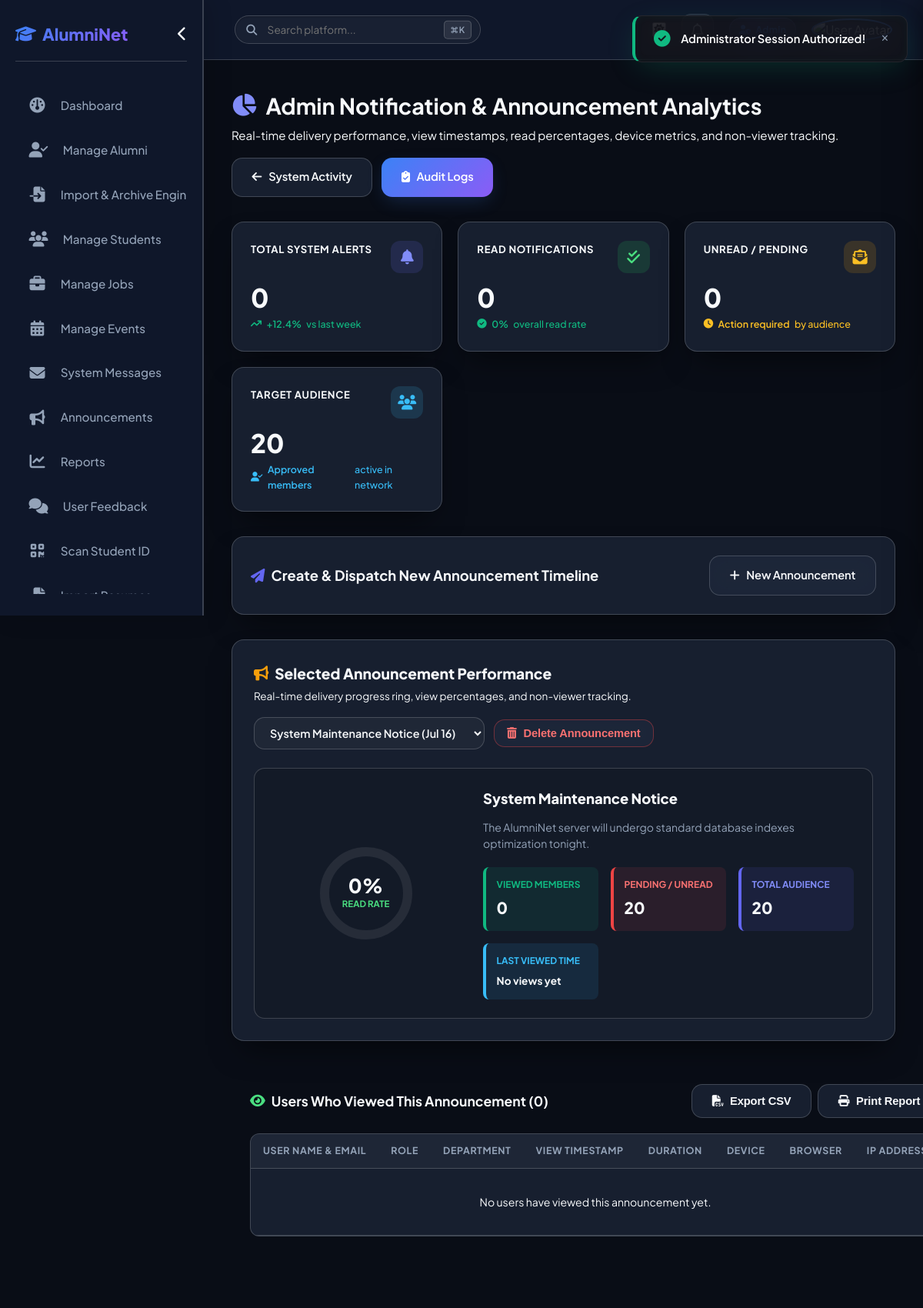
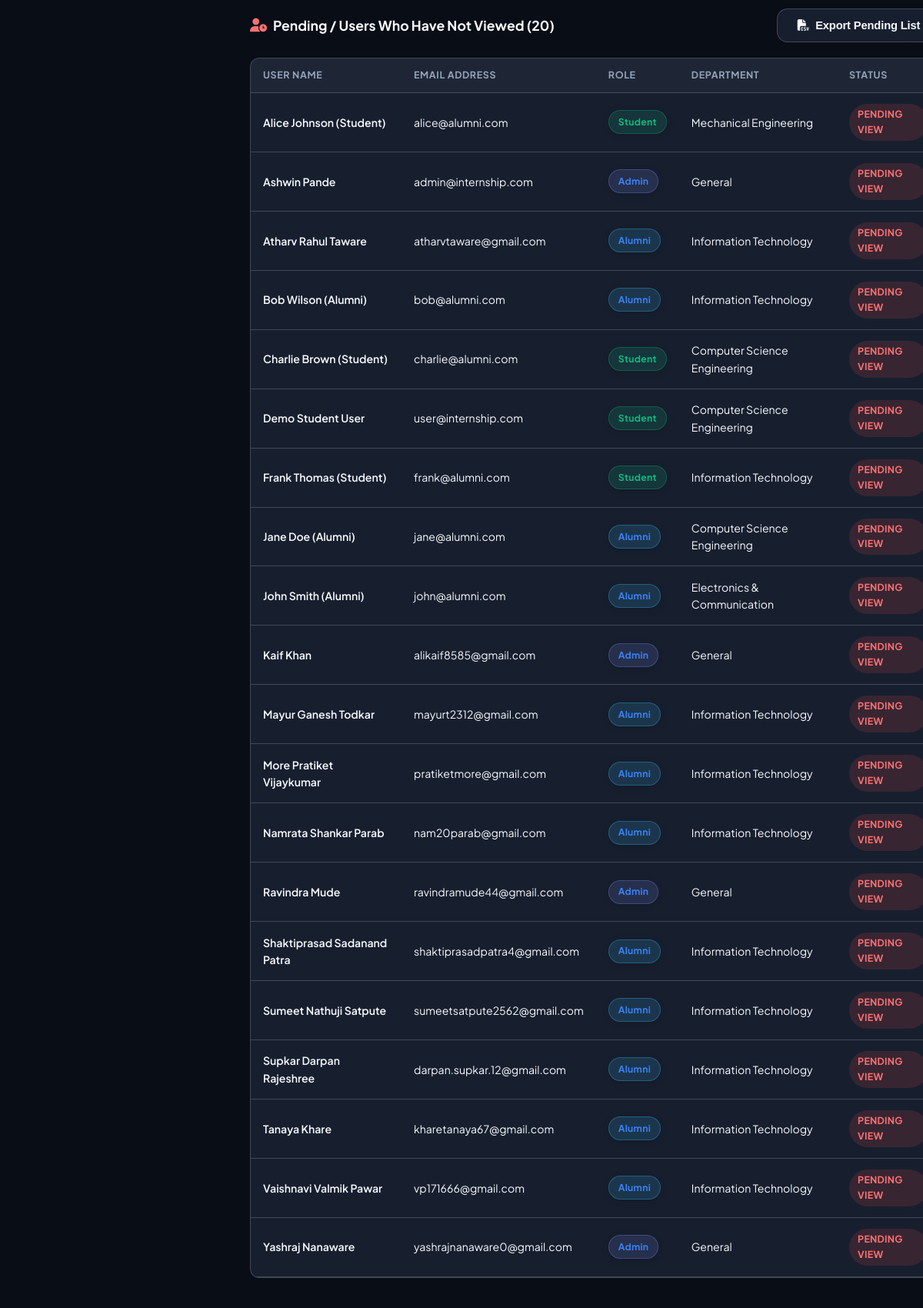
/admin/announcement_analytics.php (signed in, upper part), run on the app's committed database (2 pictures, top to bottom).
### tables this page shows
CREATE TABLE IF NOT EXISTS announcements (
    id INT AUTO_INCREMENT PRIMARY KEY,
    title VARCHAR(255) NOT NULL,
    content TEXT NOT NULL,
    audience ENUM('all', 'students', 'alumni') DEFAULT 'all',
    created_by INT,
    created_at TIMESTAMP DEFAULT CURRENT_TIMESTAMP,
    FOREIGN KEY (created_by) REFERENCES users(id) ON DELETE SET NULL
);

CREATE TABLE IF NOT EXISTS users (
    id INT AUTO_INCREMENT PRIMARY KEY,
    name VARCHAR(255) NOT NULL,
    email VARCHAR(255) NOT NULL UNIQUE,
    username VARCHAR(150) NOT NULL UNIQUE,
    password VARCHAR(255) NOT NULL,
    phone VARCHAR(20) DEFAULT NULL,
    role ENUM('student', 'alumni', 'admin') NOT NULL DEFAULT 'student',
    status ENUM('pending', 'approved', 'rejected', 'blocked') NOT NULL DEFAULT 'pending',
    department_id INT,
    remember_token VARCHAR(255) DEFAULT NULL,
    two_factor_secret VARCHAR(255) DEFAULT NULL,
    last_active TIMESTAMP NULL DEFAULT NULL,
    is_bot TINYINT(1) DEFAULT 0,
    created_at TIMESTAMP DEFAULT CURRENT_TIMESTAMP,
    updated_at TIMESTAMP DEFAULT CURRENT_TIMESTAMP ON UPDATE CURRENT_TIMESTAMP,
    FOREIGN KEY (department_id) REFERENCES departments(id) ON DELETE SET NULL
);

### admin/announcement_analytics.php (the view, shortened to what the rows shown need)
<?php
require_once __DIR__ . '/../config/db.php';
$announcements = $pdo->query("SELECT a.*,
                               (SELECT COUNT(*) FROM announcement_views v WHERE v.announcement_id = a.id) as total_views,
                               (SELECT COUNT(DISTINCT v.user_id) FROM announcement_views v WHERE v.announcement_id = a.id AND v.status = 'read') as unique_reads
                              FROM announcements a ORDER BY a.created_at DESC")->fetchAll(PDO::FETCH_ASSOC);
$total_approved_users = (int)$pdo->query("SELECT COUNT(*) FROM users WHERE status = 'approved'")->fetchColumn();
$selected_annc_id = (int)($_GET['announcement_id'] ?? ($announcements[0]['id'] ?? 0));
$viewed_users = [];
$unviewed_users = [];
if ($selected_annc_id > 0) {
    $stmtViewed = $pdo->prepare("
        SELECT v.*, u.name as user_name, u.email as user_email, u.role as user_role,
               COALESCE(ap.course, sp.course, 'General') as department
        FROM announcement_views v
        JOIN users u ON v.user_id = u.id
        LEFT JOIN alumni_profiles ap ON u.id = ap.user_id AND u.role = 'alumni'
        LEFT JOIN student_profiles sp ON u.id = sp.user_id AND u.role = 'student'
        WHERE v.announcement_id = ?
        ORDER BY v.viewed_at DESC
    ");
    $stmtViewed->execute([$selected_annc_id]);
    $viewed_users = $stmtViewed->fetchAll(PDO::FETCH_ASSOC);
    $stmtUnviewed = $pdo->prepare("
        SELECT u.id, u.name, u.email, u.role,
               COALESCE(ap.course, sp.course, 'General') as department
        FROM users u
        LEFT JOIN alumni_profiles ap ON u.id = ap.user_id AND u.role = 'alumni'
        LEFT JOIN student_profiles sp ON u.id = sp.user_id AND u.role = 'student'
        WHERE u.status = 'approved'
          AND u.id NOT IN (SELECT user_id FROM announcement_views WHERE announcement_id = ?)
        ORDER BY u.name ASC
    ");
    $stmtUnviewed->execute([$selected_annc_id]);
    $unviewed_users = $stmtUnviewed->fetchAll(PDO::FETCH_ASSOC);
}
require_once __DIR__ . '/../includes/header.php';
?>
<div class="dashboard-wrapper">
    <div class="dashboard-content-area">
        <main class="dashboard-workspace">
    <div style="display: flex; align-items: center; justify-content: space-between; margin-bottom: 2rem; flex-wrap: wrap; gap: 1rem;">
        <div>
            <h1 style="font-size: 1.8rem; font-weight: 700; color: var(--theme-text-primary); display: flex; align-items: center; gap: 0.75rem;">
                <i class="fa-solid fa-chart-pie" style="color: #818cf8;"></i> Admin Notification & Announcement Analytics
            </h1>
        </div>
    </div>
    <div class="card-glass" style="padding: 1.75rem; border-radius: 16px; margin-bottom: 2rem;">
        <?php
            $currAnnc = null;
            foreach ($announcements as $a) {
                if ($a['id'] == $selected_annc_id) { $currAnnc = $a; break; }
            }
            if ($currAnnc):
                $uniqueReads = (int)$currAnnc['unique_reads'];
                $readPct = ($total_approved_users > 0) ? round(($uniqueReads / $total_approved_users) * 100, 1) : 0;
                $lastViewedTime = !empty($viewed_users[0]['viewed_at']) ? date('M d, Y H:i', strtotime($viewed_users[0]['viewed_at'])) : 'No views yet';
        ?>
            <div style="display: grid; grid-template-columns: 1fr 2fr; gap: 2rem; align-items: center; background: rgba(0,0,0,0.15); border-radius: 14px; padding: 1.5rem; border: 1px solid var(--theme-border);">
                <div style="display: flex; flex-direction: column; align-items: center; justify-content: center; text-align: center;">
                    <div style="position: relative; width: 140px; height: 140px; display: flex; align-items: center; justify-content: center;">
                        <svg width="140" height="140" viewBox="0 0 140 140" style="transform: rotate(-90deg);">
                            <circle cx="70" cy="70" r="54" stroke="rgba(255,255,255,0.08)" stroke-width="12" fill="transparent" />
                            <circle cx="70" cy="70" r="54" stroke="url(#progressGradient)" stroke-width="12" fill="transparent"
                                    stroke-dasharray="339.29" stroke-dashoffset="<?php echo 339.29 - (339.29 * $readPct / 100); ?>" stroke-linecap="round" style="transition: stroke-dashoffset 1s ease;" />
                            <defs>
                                <linearGradient id="progressGradient" x1="0%" y1="0%" x2="100%" y2="0%">
                                    <stop offset="0%" stop-color="#10b981" />
                                    <stop offset="100%" stop-color="#34d399" />
                                </linearGradient>
                            </defs>
                        </svg>
                        <div style="position: absolute; display: flex; flex-direction: column; align-items: center;">
                            <span style="font-size: 1.6rem; font-weight: 800; color: var(--theme-text-primary); line-height: 1;"><?php echo $readPct; ?>%</span>
                            <span style="font-size: 0.72rem; font-weight: 700; color: #4ade80; text-transform: uppercase; margin-top: 0.2rem;">Read Rate</span>
                        </div>
                    </div>
                </div>
                <div>
                    <h4 style="font-size: 1.15rem; font-weight: 800; color: var(--theme-text-primary); margin-bottom: 0.75rem;"><?php echo htmlspecialchars($currAnnc['title']); ?></h4>
                    <p style="font-size: 0.88rem; color: var(--theme-text-secondary); line-height: 1.5; margin-bottom: 1.25rem;"><?php echo htmlspecialchars($currAnnc['content']); ?></p>
                    <div style="display: grid; grid-template-columns: repeat(auto-fit, minmax(140px, 1fr)); gap: 1rem;">
                        <div style="background: rgba(16, 185, 129, 0.1); border-left: 4px solid #10b981; padding: 0.85rem; border-radius: 8px;">
                            <div style="font-size: 0.75rem; font-weight: 700; color: #10b981; text-transform: uppercase;">Viewed Members</div>
                            <div style="font-size: 1.3rem; font-weight: 800; color: var(--theme-text-primary); margin-top: 0.2rem;"><?php echo count($viewed_users); ?></div>
                        </div>
                        <div style="background: rgba(239, 68, 68, 0.1); border-left: 4px solid #ef4444; padding: 0.85rem; border-radius: 8px;">
                            <div style="font-size: 0.75rem; font-weight: 700; color: #f87171; text-transform: uppercase;">Pending / Unread</div>
                            <div style="font-size: 1.3rem; font-weight: 800; color: var(--theme-text-primary); margin-top: 0.2rem;"><?php echo count($unviewed_users); ?></div>
                        </div>
                        <div style="background: rgba(99, 102, 241, 0.1); border-left: 4px solid #6366f1; padding: 0.85rem; border-radius: 8px;">
                            <div style="font-size: 0.75rem; font-weight: 700; color: #818cf8; text-transform: uppercase;">Total Audience</div>
                            <div style="font-size: 1.3rem; font-weight: 800; color: var(--theme-text-primary); margin-top: 0.2rem;"><?php echo $total_approved_users; ?></div>
                        </div>
                        <div style="background: rgba(56, 189, 248, 0.1); border-left: 4px solid #38bdf8; padding: 0.85rem; border-radius: 8px;">
                            <div style="font-size: 0.75rem; font-weight: 700; color: #38bdf8; text-transform: uppercase;">Last Viewed Time</div>
                            <div style="font-size: 0.85rem; font-weight: 700; color: var(--theme-text-primary); margin-top: 0.35rem;"><?php echo $lastViewedTime; ?></div>
                        </div>
                    </div>
                </div>
            </div>
        <?php endif; ?>
    </div>
    <div style="display: grid; grid-template-columns: 1fr; gap: 2rem; margin-bottom: 2rem;">
        <div class="glass-card" style="padding: 1.5rem; border-radius: 16px;">
            <div class="table-responsive">
                <table class="table" id="viewedTable" style="width: 100%;">
                    <thead>
                        <tr>
                            <th style="width: 22%;">User Name & Email</th>
                            <th style="width: 10%;">Role</th>
                            <th style="width: 18%;">Department</th>
                            <th style="width: 16%;">View Timestamp</th>
                            <th style="width: 10%;">Duration</th>
                            <th style="width: 8%;">Device</th>
                            <th style="width: 8%;">Browser</th>
                            <th style="width: 8%;">IP Address</th>
                        </tr>
                    </thead>
                </table>
            </div>
        </div>
        <div class="glass-card" style="padding: 1.5rem; border-radius: 16px; margin-bottom: 2rem;">
            <div class="table-responsive">
                <table class="table" id="unviewedTable" style="width: 100%;">
                    <thead>
                        <tr>
                            <th style="width: 22%;">User Name</th>
                            <th style="width: 28%;">Email Address</th>
                            <th style="width: 12%;">Role</th>
                            <th style="width: 23%;">Department</th>
                            <th style="width: 15%;">Status</th>
                        </tr>
                    </thead>
                    <tbody>
                        <?php if (empty($unviewed_users)): ?>
                            <tr>
                                <td colspan="5" style="text-align: center; color: #4ade80; padding: 2rem;">🎉 All target users have viewed this announcement!</td>
                            </tr>
                        <?php else: ?>
                            <?php foreach ($unviewed_users as $uu): ?>
                                <tr>
                                    <td style="font-weight: 600; color: var(--theme-text-primary);"><?php echo htmlspecialchars($uu['name']); ?></td>
                                    <td><?php echo htmlspecialchars($uu['email']); ?></td>
                                    <td><span class="role-pill pill-<?php echo strtolower($uu['role']); ?>"><?php echo ucfirst($uu['role']); ?></span></td>
                                    <td><?php echo htmlspecialchars($uu['department']); ?></td>
                                    <td><span class="badge" style="background: rgba(239, 68, 68, 0.15); color: #f87171;">Pending View</span></td>
                                </tr>
                            <?php endforeach; ?>
                        <?php endif; ?>
                    </tbody>
                </table>
            </div>
        </div>
    </div>
</main>
    </div>
</div>
<?php require_once __DIR__ . '/../includes/footer.php'; ?>

### data on the page
announcements: title "System Maintenance Notice", content "The AlumniNet server will undergo standard database indexes optimization tonight."
users: name "Alice Johnson (Student)", email "alice@alumni.com", role "Student", department "Mechanical Engineering"
users: name "Ashwin Pande", email "admin@internship.com", role "Admin", department "General"
users: name "Atharv Rahul Taware", email "atharvtaware@gmail.com", role "Alumni", department "Information Technology"
users: name "Bob Wilson (Alumni)", email "bob@alumni.com", role "Alumni", department "Information Technology"
users: name "Charlie Brown (Student)", email "charlie@alumni.com", role "Student", department "Computer Science Engineering"
users: name "Demo Student User", email "user@internship.com", role "Student", department "Computer Science Engineering"
users: name "Frank Thomas (Student)", email "frank@alumni.com", role "Student", department "Information Technology"
users: name "Jane Doe (Alumni)", email "jane@alumni.com", role "Alumni", department "Computer Science Engineering"
users: name "John Smith (Alumni)", email "john@alumni.com", role "Alumni", department "Electronics & Communication"
users: name "Kaif Khan", email "alikaif8585@gmail.com", role "Admin", department "General"
users: name "Mayur Ganesh Todkar", email "mayurt2312@gmail.com", role "Alumni", department "Information Technology"
users: name "More Pratiket Vijaykumar", email "pratiketmore@gmail.com", role "Alumni", department "Information Technology"
users: name "Namrata Shankar Parab", email "nam20parab@gmail.com", role "Alumni", department "Information Technology"
users: name "Ravindra Mude", email "ravindramude44@gmail.com", role "Admin", department "General"
users: name "Shaktiprasad Sadanand Patra", email "shaktiprasadpatra4@gmail.com", role "Alumni", department "Information Technology"
users: name "Sumeet Nathuji Satpute", email "sumeetsatpute2562@gmail.com", role "Alumni", department "Information Technology"
users: name "Supkar Darpan Rajeshree", email "darpan.supkar.12@gmail.com", role "Alumni", department "Information Technology"
users: name "Tanaya Khare", email "kharetanaya67@gmail.com", role "Alumni", department "Information Technology"
users: name "Vaishnavi Valmik Pawar", email "vp171666@gmail.com", role "Alumni", department "Information Technology"
users: name "Yashraj Nanaware", email "yashrajnanaware0@gmail.com", role "Admin", department "General"

### other printed values
$total_notifications "0"
$read_notifications "0"
$unread_notifications "0"
$total_approved_users "20"
$readPct "0"
count($viewed_users) "0"
count($unviewed_users) "20"
$lastViewedTime "No views yet"
form field announcement_id "System Maintenance Notice (Jul 16)"
